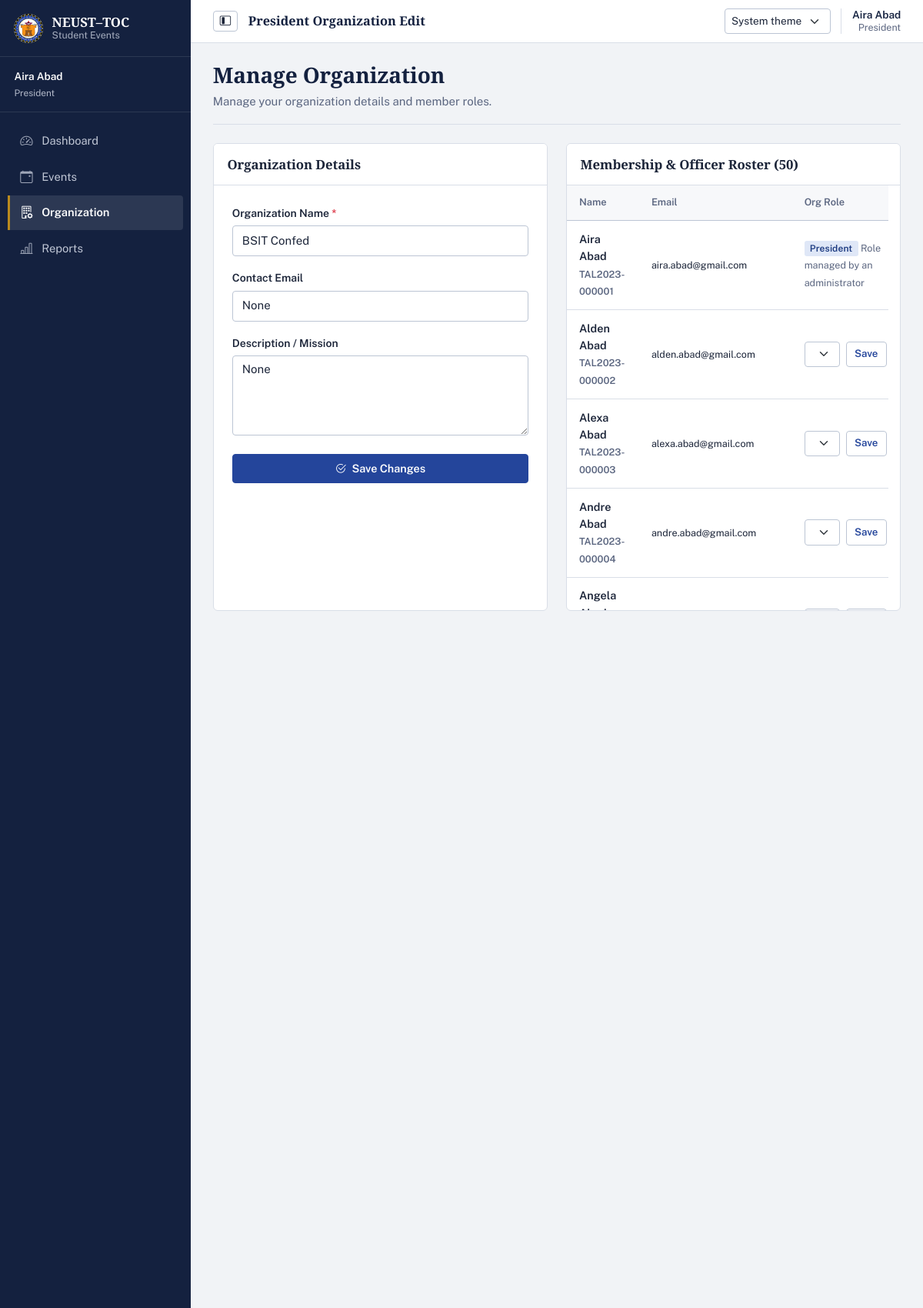
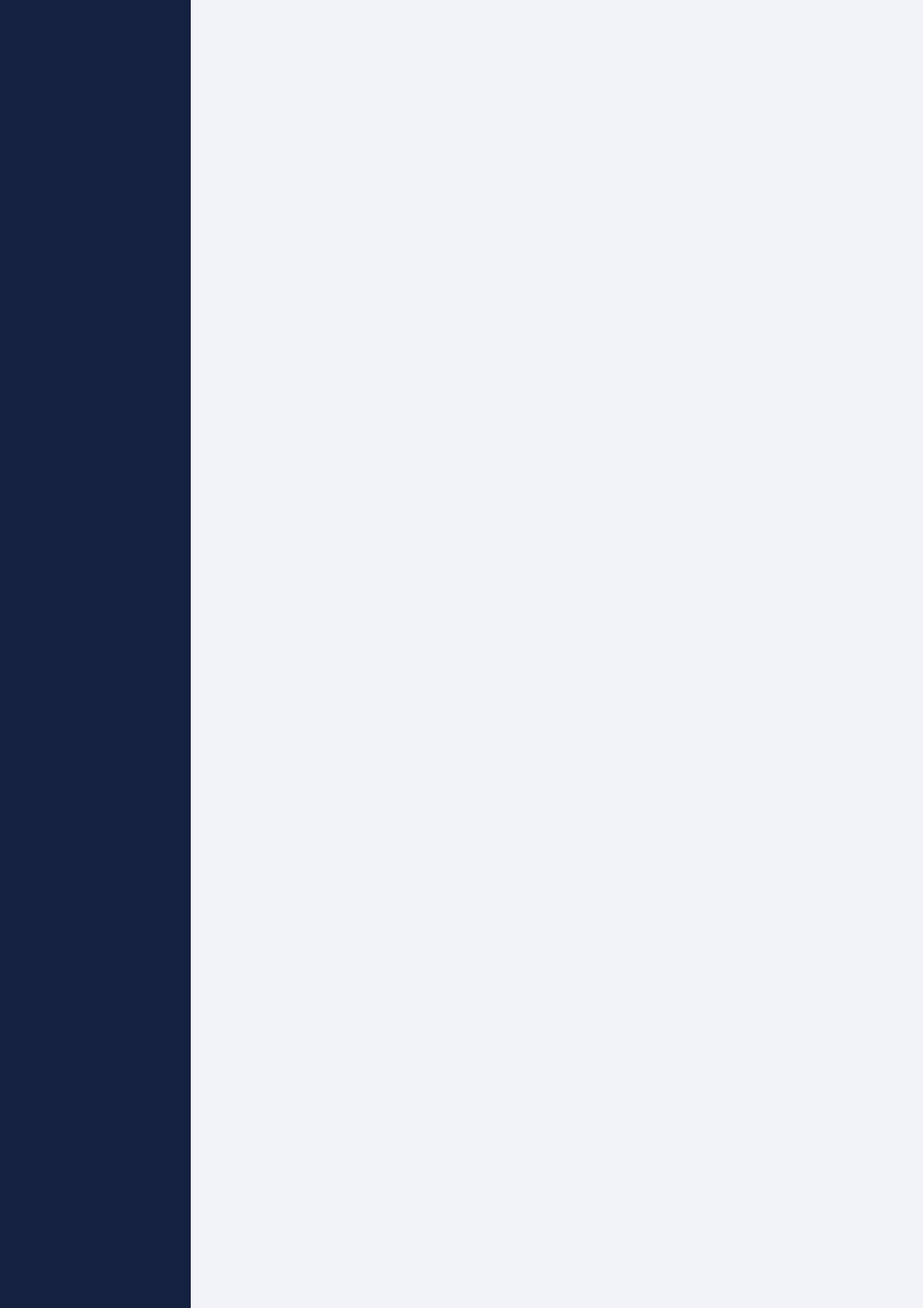
The app's page /officer/organizations/5 (signed in, upper part) with its own data (2 pictures, top to bottom).
### tables this page shows
CREATE TABLE users (
    user_id INTEGER PRIMARY KEY AUTOINCREMENT,
    student_no TEXT UNIQUE,
    full_name TEXT NOT NULL,
    email TEXT NOT NULL UNIQUE,
    password_hash TEXT NOT NULL,
    role TEXT NOT NULL CHECK(role IN ('admin', 'officer', 'student')),
    is_active INTEGER NOT NULL DEFAULT 1 CHECK(is_active IN (0, 1)),
    created_at TEXT NOT NULL DEFAULT (strftime('%Y-%m-%d %H:%M:%S', 'now', 'localtime'))
);

CREATE TABLE organization_members (
    organization_id INTEGER NOT NULL,
    user_id INTEGER NOT NULL,
    member_role TEXT NOT NULL DEFAULT 'member' CHECK(member_role IN ('president', 'officer', 'member')),
    joined_at TEXT NOT NULL DEFAULT (strftime('%Y-%m-%d %H:%M:%S', 'now', 'localtime')),
    PRIMARY KEY (organization_id, user_id),
    FOREIGN KEY (organization_id) REFERENCES organizations(organization_id) ON DELETE RESTRICT,
    FOREIGN KEY (user_id) REFERENCES users(user_id) ON DELETE RESTRICT
);

CREATE TABLE organizations (
    organization_id INTEGER PRIMARY KEY AUTOINCREMENT,
    name TEXT NOT NULL UNIQUE,
    description TEXT,
    contact_email TEXT,
    is_active INTEGER NOT NULL DEFAULT 1 CHECK(is_active IN (0, 1)),
    created_at TEXT NOT NULL DEFAULT (strftime('%Y-%m-%d %H:%M:%S', 'now', 'localtime'))
);

### officer_routes.py (the view, shortened to what this page needs)
@officer_bp.route('/organizations/<int:organization_id>', methods=['GET', 'POST'])
@officer_required
def president_organization_edit(organization_id):
    db = get_db()
    org = check_president_organization(
        db, organization_id, session['user_id']
    )
    students = db.execute(
        '''SELECT user_id, full_name, student_no, email
           FROM users
           WHERE role IN ('student', 'officer') AND is_active = 1
           ORDER BY full_name'''
    ).fetchall()
    president_has_multiple_organizations = len(
        auth_service.get_president_organizations(db, session['user_id'])
    ) > 1
    def render_organization_form(status=200, name=None, description=None,
                                 contact_email=None):
        return render_template(
            'admin/organization_form.html',
            action='edit',
            org=org,
            name=org['name'] if name is None else name,
            description=org['description'] if description is None else description,
            contact_email=org['contact_email'] if contact_email is None else contact_email,
            members=auth_service.get_organization_members(db, organization_id),
            students=students,
            is_president_manager=True,
            president_has_multiple_organizations=president_has_multiple_organizations
        ), status
    return render_organization_form()

### templates/admin/organization_form.html (shortened to what this page needs)
{% extends "base.html" %}
{% block content %}
<div class="page-heading">
    <div>
        <h2 class="h3 mb-0">{{ 'Create Organization' if action == 'new' else 'Manage Organization' }}</h2>
        <p class="text-muted mb-0">
            {% if is_president_manager|default(false) %}
            Manage your organization details and member roles.
            {% else %}
            Configure organization details, status, and leadership.
            {% endif %}
        </p>
    </div>
</div>
<div class="row g-4">
    <div class="col-lg-{{ '12' if action == 'new' else '6' }}">
        <div class="card shadow-sm h-100">
            <div class="card-header bg-white py-3 d-flex justify-content-between align-items-center">
                <h5 class="card-title mb-0 fw-bold">Organization Details</h5>
            </div>
            <div class="card-body p-4">
                <form method="POST">
                    <div class="mb-3">
                        <label for="name" class="form-label">Organization Name <span class="text-danger">*</span></label>
                        <input type="text" class="form-control" id="name" name="name"
                               value="{{ name if name is defined else (org.name if org else '') }}" required>
                    </div>
                    <div class="mb-3">
                        <label for="contact_email" class="form-label">Contact Email</label>
                        <input type="email" class="form-control" id="contact_email" name="contact_email"
                               placeholder="xxxxx@gmail.com"
                               value="{{ contact_email if contact_email is defined else (org.contact_email if org else '') }}">
                    </div>
                    <div class="mb-4">
                        <label for="description" class="form-label">Description / Mission</label>
                        <textarea class="form-control" id="description" name="description" rows="4">{{ description if description is defined else (org.description if org else '') }}</textarea>
                    </div>
                    <button type="submit" class="btn btn-primary w-100">
                        <i class="bi bi-check2-circle me-1"></i> {{ 'Create Organization' if action == 'new' else 'Save Changes' }}
                    </button>
                </form>
            </div>
        </div>
    </div>
    {% if action == 'edit' %}
    <div class="col-lg-6">
        <div class="card shadow-sm h-100 organization-roster-card">
            <div class="card-header bg-white py-3">
                <h5 id="organization-roster-title" class="card-title mb-0 fw-bold">Membership &amp; Officer Roster ({{ members|length }})</h5>
            </div>
            <div class="card-body p-0 organization-roster-scroll" role="region" aria-labelledby="organization-roster-title" tabindex="0">
                {% if members %}
                <div class="table-responsive">
                    <table class="table table-hover align-middle mb-0">
                        <thead class="table-light">
                            <tr>
                                <th>Name</th>
                                <th>Email</th>
                                <th>Org Role</th>
                            </tr>
                        </thead>
                        <tbody>
                            {% for m in members %}
                            <tr>
                                <td class="fw-semibold">
                                    {{ m.full_name }}
                                    {% if m.student_no %}<br><small class="text-muted">{{ m.student_no }}</small>{% endif %}
                                </td>
                                <td><small>{{ m.email }}</small></td>
                                <td>
                                    {% if m.member_role == 'president' and is_president_manager|default(false) %}
                                    <span class="badge bg-primary">President</span>
                                    <span class="small text-muted">Role managed by an administrator</span>
                                    {% elif is_president_manager|default(false) %}
                                    <form method="POST" action="{{ url_for('officer.president_add_member', organization_id=org.organization_id) }}">
                                        <div class="d-flex gap-2">
                                            <select id="member-role-{{ m.user_id }}" name="member_role" class="form-select form-select-sm">
                                                <option value="officer" {% if m.member_role == 'officer' %}selected{% endif %}>Officer</option>
                                            </select>
                                            <button type="submit" class="btn btn-sm btn-outline-primary">Save</button>
                                        </div>
                                    </form>
                                    {% endif %}
                                </td>
                            </tr>
                            {% endfor %}
                        </tbody>
                    </table>
                </div>
                {% else %}
                <div class="text-center py-5 text-muted">
                    <i class="bi bi-person-x fs-1 d-block mb-2"></i>
                    No members assigned to this organization yet.
                </div>
                {% endif %}
            </div>
        </div>
    </div>
    {% endif %}
</div>
{% endblock %}

### templates/base.html (shortened to what this page needs)
<!DOCTYPE html>
<html lang="en" data-bs-theme="light" data-theme-preference="system">
<head>
    <link href="https://cdn.jsdelivr.net/npm/bootstrap@5.3.2/dist/css/bootstrap.min.css" rel="stylesheet"
>
    <link rel="stylesheet" href="https://cdn.jsdelivr.net/npm/bootstrap-icons@1.11.3/font/bootstrap-icons.min.css">
    <link rel="stylesheet" href="{{ url_for('static', filename='css/style.css') }}">
</head>
<body>
    {% if current_user %}
    <aside class="sidebar" id="sidebar">
        <div class="sidebar-header">
            <a class="sidebar-brand" href="{{ url_for('index') }}" aria-label="NEUST–TOC Student Events home">
                <img src="{{ url_for('static', filename='images/logo.jpg') }}" alt="" class="sidebar-logo">
                <span class="sidebar-brand-copy">
                    <strong>NEUST–TOC</strong>
                    <small>Student Events</small>
                </span>
            </a>
        </div>
        <div class="sidebar-user">
            <div class="sidebar-user-copy">
                <div class="fw-semibold text-truncate">{{ current_user.full_name }}</div>
                <small class="text-capitalize opacity-75">{{ current_user_display_role }}</small>
            </div>
        </div>
        <nav class="sidebar-nav" aria-label="Main navigation">
            <ul class="nav flex-column">
                {% if session.role == 'admin' %}
                <li class="nav-item">
                    <a class="nav-link {% if request.endpoint == 'admin.dashboard' %}active{% endif %}"
                       {% if request.endpoint == 'admin.dashboard' %}aria-current="page"{% endif %}
                       aria-label="Dashboard"
                       href="{{ url_for('admin.dashboard') }}">
                        <i class="bi bi-speedometer2 me-2" aria-hidden="true"></i><span class="nav-label">Dashboard</span>
                    </a>
                </li>
                <li class="nav-item">
                    <a class="nav-link {% if request.endpoint and request.endpoint.startswith('admin.user') %}active{% endif %}"
                       {% if request.endpoint and request.endpoint.startswith('admin.user') %}aria-current="page"{% endif %}
                       aria-label="Users"
                       href="{{ url_for('admin.users') }}">
                        <i class="bi bi-people me-2" aria-hidden="true"></i><span class="nav-label">Users</span>
                    </a>
                </li>
                <li class="nav-item">
                    <a class="nav-link {% if request.endpoint and request.endpoint.startswith('admin.organization') %}active{% endif %}"
                       {% if request.endpoint and request.endpoint.startswith('admin.organization') %}aria-current="page"{% endif %}
                       aria-label="Organizations"
                       href="{{ url_for('admin.organizations') }}">
                        <i class="bi bi-building me-2" aria-hidden="true"></i><span class="nav-label">Organizations</span>
                    </a>
                </li>
                <li class="nav-item">
                    <a class="nav-link {% if request.endpoint == 'admin.reports' %}active{% endif %}"
                       {% if request.endpoint == 'admin.reports' %}aria-current="page"{% endif %}
                       aria-label="Reports"
                       href="{{ url_for('admin.reports') }}">
                        <i class="bi bi-bar-chart-line me-2" aria-hidden="true"></i><span class="nav-label">Reports</span>
                    </a>
                </li>
                {% elif session.role == 'officer' %}
                <li class="nav-item">
                    <a class="nav-link {% if request.endpoint == 'officer.dashboard' %}active{% endif %}"
                       aria-label="Dashboard"
                       href="{{ url_for('officer.dashboard') }}">
                        <i class="bi bi-speedometer2 me-2" aria-hidden="true"></i><span class="nav-label">Dashboard</span>
                    </a>
                </li>
                <li class="nav-item">
                    <a class="nav-link {% if request.endpoint and request.endpoint.startswith('officer.event') %}active{% endif %}"
                       aria-label="Events"
                       href="{{ url_for('officer.events') }}">
                        <i class="bi bi-calendar-event me-2" aria-hidden="true"></i><span class="nav-label">Events</span>
                    </a>
                </li>
                {% if current_user_display_role == 'president' %}
                <li class="nav-item">
                    <a class="nav-link {% if request.endpoint and request.endpoint.startswith('officer.president_organization') %}active{% endif %}"
                       {% if request.endpoint and request.endpoint.startswith('officer.president_organization') %}aria-current="page"{% endif %}
                       aria-label="Organization"
                       href="{{ url_for('officer.president_organizations') }}">
                        <i class="bi bi-building-gear me-2" aria-hidden="true"></i><span class="nav-label">Organization</span>
                    </a>
                </li>
                {% endif %}
                <li class="nav-item">
                    <a class="nav-link {% if request.endpoint == 'officer.reports' %}active{% endif %}"
                       aria-label="Reports"
                       href="{{ url_for('officer.reports') }}">
                        <i class="bi bi-bar-chart-line me-2" aria-hidden="true"></i><span class="nav-label">Reports</span>
                    </a>
                </li>
                {% endif %}
            </ul>
        </nav>
    </aside>
    {% endif %}
    <main class="{{ 'main-content' if current_user else 'guest-content' }}">
        {% if current_user %}
        <header class="app-topbar">
            <div class="topbar-leading">
                <button class="btn btn-outline-secondary sidebar-toggle" type="button" id="sidebarToggle"
                        aria-label="Collapse navigation" aria-controls="sidebar" aria-expanded="true">
                    <i class="bi bi-layout-sidebar-inset" aria-hidden="true"></i>
                </button>
                <div class="topbar-breadcrumb">
                    <span class="topbar-current">
                        {{ request.endpoint.rsplit('.', 1)[-1]|replace('_', ' ')|title if request.endpoint else 'Home' }}
                    </span>
                </div>
            </div>
            <div class="topbar-actions">
                <select class="form-select form-select-sm theme-picker" id="themePicker" data-theme-picker>
                    <option value="system">System theme</option>
                </select>
                <span class="topbar-account d-none d-sm-flex">
                    <span class="topbar-account-name">{{ current_user.full_name }}</span>
                    <span class="topbar-account-role text-capitalize">{{ current_user_display_role }}</span>
                </span>
            </div>
        </header>
        {% endif %}
        <div class="{{ 'container-fluid py-4' if current_user else 'container' }}">
            {% block content %}{% endblock %}
        </div>
    </main>
</body>
</html>

### records on screen
users: full_name "Aira Abad"
organization_members: member_role "President", full_name "Aira Abad", student_no "TAL2023-000001", email "aira.abad@gmail.com", shows "Role managed by an administrator"
organizations: name "BSIT Confed"
organization_members: full_name "Alden Abad", student_no "TAL2023-000002", email "alden.abad@gmail.com", member_role "Officer"
organization_members: full_name "Alexa Abad", student_no "TAL2023-000003", email "alexa.abad@gmail.com", member_role "Officer"
organization_members: full_name "Andre Abad", student_no "TAL2023-000004", email "andre.abad@gmail.com", member_role "Officer"
organization_members: full_name "Angela…", member_role "Officer"

### other values on screen
{{ 'Create Organization' if action == 'new' else 'Manage Organization' }} "Manage Organization"
{{ 'Create Organization' if action == 'new' else 'Save Changes' }} "Save Changes"
{{ members|length }} "50"
